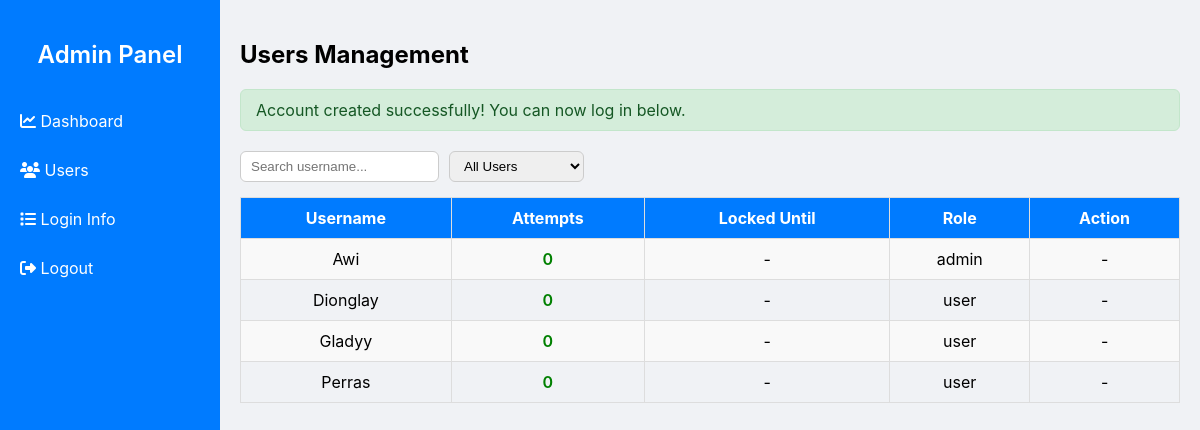
The app's page /auth_demo/users.php (signed in) with its own data.
### tables this page shows
CREATE TABLE `users` (
  `id` int(11) NOT NULL,
  `username` varchar(50) NOT NULL,
  `password` varchar(255) NOT NULL,
  `attempts` int(11) DEFAULT 0,
  `password_hash` varchar(255) NOT NULL,
  `role` enum('user','admin') NOT NULL DEFAULT 'user',
  `failed_attempts` int(11) NOT NULL DEFAULT 0,
  `last_failed_at` datetime DEFAULT NULL,
  `locked_until` datetime DEFAULT NULL,
  `warning_count` int(11) NOT NULL DEFAULT 0,
  `created_at` timestamp NOT NULL DEFAULT current_timestamp(),
  `lock_count` int(11) NOT NULL DEFAULT 0
);

### auth_demo/users.php (the view, shortened to what this page needs)
<?php
$pdo = getPDO();
$users = $pdo->query("SELECT id, username, attempts, locked_until, role FROM users ORDER BY username ASC")->fetchAll(PDO::FETCH_ASSOC);
?>
<!DOCTYPE html>
<html lang="en">
<head>
<link rel="stylesheet" href="https://cdnjs.cloudflare.com/ajax/libs/font-awesome/6.5.0/css/all.min.css">
</head>
<body>
<div class="sidebar">
    <h2>Admin Panel</h2>
    <a href="admin_logs.php"><i class="fa-solid fa-chart-line"></i> Dashboard</a>
    <a href="users.php"><i class="fa-solid fa-users"></i> Users</a>
    <a href="login_info.php"><i class="fa-solid fa-list"></i> Login Info</a>
    <a href="logout.php"><i class="fa-solid fa-right-from-bracket"></i> Logout</a>
</div>
<div class="main">
<h2>Users Management</h2>
<?php if(!empty($_SESSION['success'])): ?>
<div class="alert alert-success"><?=htmlspecialchars($_SESSION['success'])?></div>
<?php unset($_SESSION['success']); endif; ?>
<div class="filter-wrapper">
    <input type="text" id="userSearch" placeholder="Search username..." oninput="filterUsers()">
    <select id="userFilter" onchange="filterUsers()">
        <option value="all">All Users</option>
    </select>
</div>
<table id="usersTable">
<tr><th>Username</th><th>Attempts</th><th>Locked Until</th><th>Role</th><th>Action</th></tr>
<?php foreach($users as $u): ?>
<tr class="<?= $u['locked_until'] && $u['locked_until']!=='permanent' ? 'locked' : '' ?>">
    <td><?=htmlspecialchars($u['username'])?></td>
    <td class="<?= $u['attempts']>0 ? 'failed' : 'success' ?>"><?=htmlspecialchars($u['attempts'])?></td>
    <td><?=htmlspecialchars($u['locked_until'] ?? '-')?></td>
    <td><?=htmlspecialchars($u['role'] ?? '-')?></td>
    <td>
        <?php if($u['locked_until']): ?>
            <a class="unlock" href="unlock_user.php?id=<?= $u['id'] ?>">Unlock</a>
        <?php else: ?>
            -
        <?php endif; ?>
    </td>
</tr>
<?php endforeach; ?>
</table>
</div>
</body>
</html>

### auth_demo/users.php (style rules this page uses)
body { font-family:Inter,sans-serif;background:#f0f2f5;margin:0;padding:0; }
.sidebar { width:220px;background:#007bff;color:#fff;min-height:100vh;padding-top:20px;position:fixed; }
.sidebar h2 { text-align:center;margin-bottom:30px;font-weight:600; }
.sidebar a { display:block;color:#fff;text-decoration:none;padding:12px 20px;margin:5px 0;border-radius:6px;transition:background 0.3s; }
.main { margin-left:220px;padding:20px; }
table { width:100%;border-collapse:collapse; }
th,td { padding:10px;border:1px solid #ddd;text-align:center; }
th { background:#007bff;color:#fff; }
tr:nth-child(even) { background:#f9f9f9; }
td.success { color:green;font-weight:600; }
.alert { padding:10px 15px;border-radius:6px;margin-bottom:20px; }
.alert-success { background:#d4edda;color:#155724;border:1px solid #c3e6cb; }
.filter-wrapper { margin-bottom:15px;display:flex;flex-wrap:wrap;gap:10px; }
.filter-wrapper input, .filter-wrapper select { padding:6px 10px;border-radius:6px;border:1px solid #ccc; }

### records on screen
users: username "Awi", attempts "0", locked_until "-", role "admin"
users: username "Dionglay", attempts "0", locked_until "-", role "user"
users: username "Gladyy", attempts "0", locked_until "-", role "user"
users: username "Perras", attempts "0", locked_until "-", role "user"

### other values on screen
$_SESSION['success'] "Account created successfully! You can now log in below."
